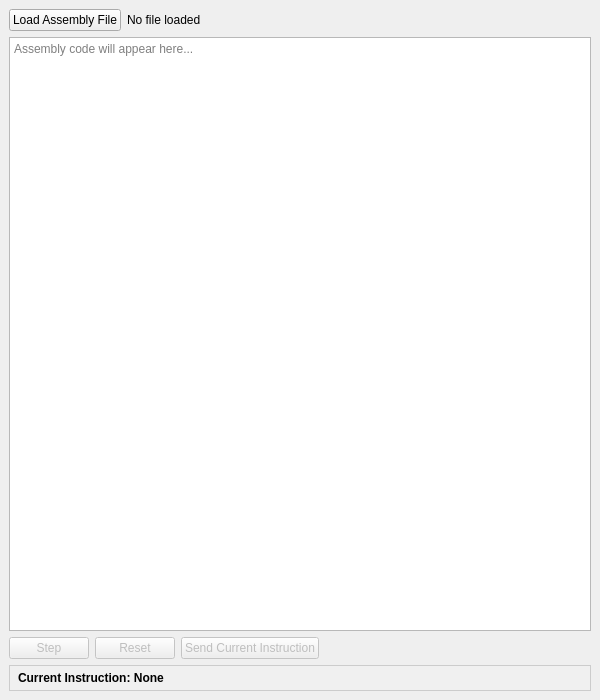
<?xml version="1.0" encoding="UTF-8"?>
<ui version="4.0">
 <class>AssemblyLoader</class>
 <widget class="QMainWindow" name="AssemblyLoader">
  <property name="geometry">
   <rect>
    <x>0</x>
    <y>0</y>
    <width>600</width>
    <height>700</height>
   </rect>
  </property>
  <property name="windowTitle">
   <string>Assembly Loader</string>
  </property>
  <widget class="QWidget" name="centralwidget">
   <layout class="QVBoxLayout" name="verticalLayout">
    <item>
     <layout class="QHBoxLayout" name="fileControlsLayout">
      <item>
       <widget class="QPushButton" name="loadFileButton">
        <property name="text">
         <string>Load Assembly File</string>
        </property>
       </widget>
      </item>
      <item>
       <widget class="QLabel" name="statusLabel">
        <property name="text">
         <string>No file loaded</string>
        </property>
       </widget>
      </item>
      <item>
       <spacer name="horizontalSpacer">
        <property name="orientation">
         <enum>Qt::Horizontal</enum>
        </property>
        <property name="sizeHint" stdset="0">
         <size>
          <width>40</width>
          <height>20</height>
         </size>
        </property>
       </spacer>
      </item>
     </layout>
    </item>
    <item>
     <widget class="QTextEdit" name="assemblyTextEdit">
      <property name="readOnly">
       <bool>true</bool>
      </property>
      <property name="placeholderText">
       <string>Assembly code will appear here...</string>
      </property>
     </widget>
    </item>
    <item>
     <layout class="QHBoxLayout" name="steppingControlsLayout">
      <item>
       <widget class="QPushButton" name="stepButton">
        <property name="enabled">
         <bool>false</bool>
        </property>
        <property name="text">
         <string>Step</string>
        </property>
       </widget>
      </item>
      <item>
       <widget class="QPushButton" name="resetButton">
        <property name="enabled">
         <bool>false</bool>
        </property>
        <property name="text">
         <string>Reset</string>
        </property>
       </widget>
      </item>
      <item>
       <widget class="QPushButton" name="sendInstructionButton">
        <property name="enabled">
         <bool>false</bool>
        </property>
        <property name="text">
         <string>Send Current Instruction</string>
        </property>
       </widget>
      </item>
      <item>
       <spacer name="horizontalSpacer_2">
        <property name="orientation">
         <enum>Qt::Horizontal</enum>
        </property>
        <property name="sizeHint" stdset="0">
         <size>
          <width>40</width>
          <height>20</height>
         </size>
        </property>
       </spacer>
      </item>
     </layout>
    </item>
    <item>
     <widget class="QLabel" name="currentInstructionLabel">
      <property name="styleSheet">
       <string notr="true">font-weight: bold; padding: 5px; background-color: #f0f0f0; border: 1px solid #ccc;</string>
      </property>
      <property name="text">
       <string>Current Instruction: None</string>
      </property>
     </widget>
    </item>
   </layout>
  </widget>
 </widget>
 <resources/>
 <connections/>
</ui>
